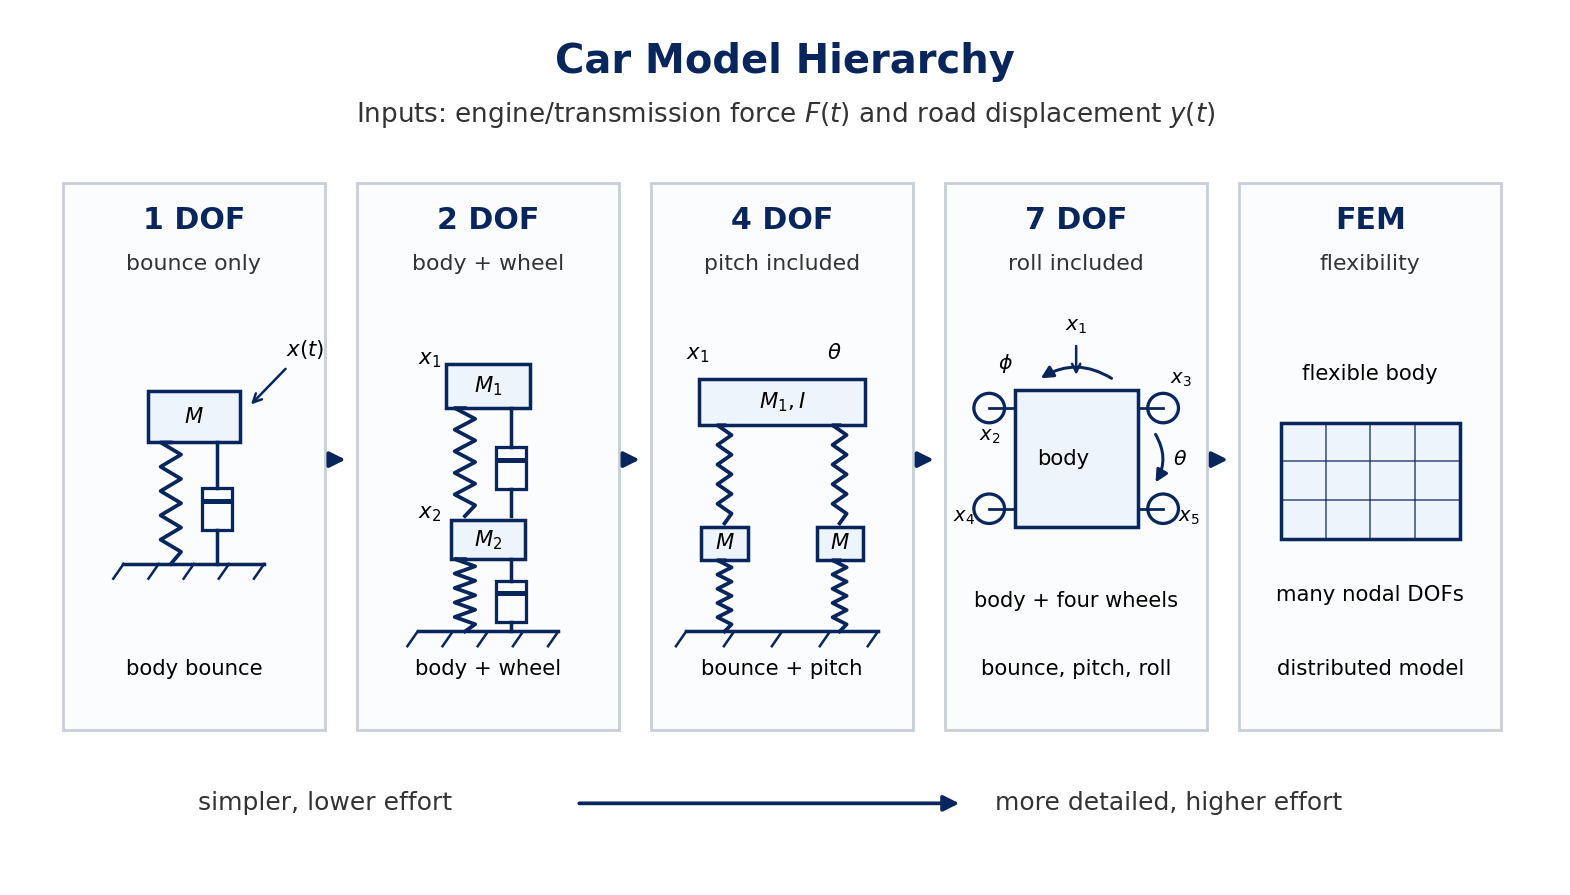

This figure's Python source:
#!/usr/bin/env python3
"""Figure: one compact car model hierarchy with sketches."""

from __future__ import annotations

from plot_helpers import FILL, NAVY, OUT, configure_matplotlib_cache


configure_matplotlib_cache()
import matplotlib.pyplot as plt
from matplotlib.patches import Arc, Circle, FancyArrowPatch, Rectangle


fig, ax = plt.subplots(figsize=(11.0, 6.2))
ax.set_xlim(0, 12)
ax.set_ylim(0, 7)
ax.axis("off")


def panel(x, title, subtitle):
    ax.add_patch(Rectangle((x, 1.2), 2.05, 4.45, facecolor="#fbfcfd", edgecolor="#c7ced8", linewidth=1.1))
    ax.text(x + 1.025, 5.35, title, ha="center", va="center", color=NAVY, fontsize=12, fontweight="bold")
    ax.text(x + 1.025, 5.0, subtitle, ha="center", va="center", fontsize=8.8, color="#333333")


def arrow(x0, y0, x1, y1):
    ax.add_patch(
        FancyArrowPatch(
            (x0, y0),
            (x1, y1),
            arrowstyle="-|>",
            mutation_scale=13,
            linewidth=1.5,
            color=NAVY,
        )
    )


def spring_vertical(x, y0, y1, amp=0.08, turns=5):
    ys = [y0]
    xs = [x]
    step = (y1 - y0) / (turns * 2)
    side = 1
    y = y0
    for _ in range(turns * 2):
        y += step
        xs.append(x + side * amp)
        ys.append(y)
        side *= -1
    xs.append(x)
    ys.append(y1)
    ax.plot(xs, ys, color=NAVY, linewidth=1.5)


def damper_vertical(x, y0, y1):
    mid = (y0 + y1) / 2
    ax.plot([x, x], [y0, mid - 0.22], color=NAVY, linewidth=1.4)
    ax.add_patch(Rectangle((x - 0.12, mid - 0.22), 0.24, 0.34, fill=False, edgecolor=NAVY, linewidth=1.3))
    ax.plot([x - 0.11, x + 0.11], [mid + 0.02, mid + 0.02], color=NAVY, linewidth=2)
    ax.plot([x, x], [mid + 0.12, y1], color=NAVY, linewidth=1.4)


def ground(x0, x1, y):
    ax.plot([x0, x1], [y, y], color=NAVY, linewidth=1.4)
    for i in range(5):
        x = x0 + (x1 - x0) * i / 4
        ax.plot([x, x - 0.08], [y, y - 0.12], color=NAVY, linewidth=1.0)


def mass(x, y, label, w=0.55, h=0.34):
    ax.add_patch(Rectangle((x - w / 2, y - h / 2), w, h, facecolor=FILL, edgecolor=NAVY, linewidth=1.4))
    ax.text(x, y, label, ha="center", va="center", fontsize=8.5)


def wheel(x, y):
    ax.add_patch(Circle((x, y), 0.09, fill=False, edgecolor=NAVY, linewidth=1.3))


def sketch_1dof(x):
    cx = x + 1.025
    mass(cx, 3.75, r"$M$", w=0.72, h=0.42)
    spring_vertical(cx - 0.18, 2.55, 3.54)
    damper_vertical(cx + 0.18, 2.55, 3.54)
    ground(cx - 0.55, cx + 0.55, 2.55)
    ax.annotate(r"$x(t)$", xy=(cx + 0.42, 3.82), xytext=(cx + 0.72, 4.25), fontsize=8.5, arrowprops=dict(arrowstyle="->", color=NAVY))
    ax.text(cx, 1.65, "body bounce", ha="center", fontsize=8.5)


def sketch_2dof(x):
    cx = x + 1.025
    mass(cx, 4.0, r"$M_1$", w=0.66, h=0.36)
    mass(cx, 2.75, r"$M_2$", w=0.58, h=0.32)
    spring_vertical(cx - 0.18, 2.94, 3.82)
    damper_vertical(cx + 0.18, 2.94, 3.82)
    spring_vertical(cx - 0.18, 2.0, 2.59)
    damper_vertical(cx + 0.18, 2.0, 2.59)
    ground(cx - 0.55, cx + 0.55, 2.0)
    ax.text(cx - 0.55, 4.18, r"$x_1$", fontsize=8.5)
    ax.text(cx - 0.55, 2.92, r"$x_2$", fontsize=8.5)
    ax.text(cx, 1.65, "body + wheel", ha="center", fontsize=8.5)


def sketch_4dof(x):
    cx = x + 1.025
    ax.add_patch(Rectangle((cx - 0.65, 3.68), 1.3, 0.38, facecolor=FILL, edgecolor=NAVY, linewidth=1.4))
    ax.text(cx, 3.87, r"$M_1,I$", ha="center", va="center", fontsize=8.5)
    for wx in [cx - 0.45, cx + 0.45]:
        mass(wx, 2.72, r"$M$", w=0.36, h=0.27)
        spring_vertical(wx, 2.88, 3.68, amp=0.055)
        spring_vertical(wx, 2.0, 2.58, amp=0.055)
    ground(cx - 0.75, cx + 0.75, 2.0)
    ax.text(cx - 0.75, 4.22, r"$x_1$", fontsize=8.5)
    ax.text(cx + 0.35, 4.22, r"$\theta$", fontsize=8.5)
    ax.text(cx, 1.65, "bounce + pitch", ha="center", fontsize=8.5)


def sketch_7dof(x):
    cx = x + 1.025
    ax.add_patch(Rectangle((cx - 0.48, 2.85), 0.96, 1.12, facecolor=FILL, edgecolor=NAVY, linewidth=1.4))
    ax.text(cx - 0.10, 3.41, "body", ha="center", va="center", fontsize=8.5)

    wheel_positions = [
        (cx - 0.68, 3.82, r"$x_2$", cx - 0.68, 3.56),
        (cx + 0.68, 3.82, r"$x_3$", cx + 0.82, 4.02),
        (cx - 0.68, 3.00, r"$x_4$", cx - 0.88, 2.90),
        (cx + 0.68, 3.00, r"$x_5$", cx + 0.88, 2.90),
    ]
    for wx, wy, label, lx, ly in wheel_positions:
        ax.add_patch(Circle((wx, wy), 0.12, facecolor="#fbfcfd", edgecolor=NAVY, linewidth=1.3))
        ax.plot([wx, cx + 0.48 * (1 if wx > cx else -1)], [wy, wy], color=NAVY, linewidth=1.1)
        ax.text(lx, ly, label, ha="center", fontsize=7.8)

    ax.annotate(r"$x_1$", xy=(cx, 4.05), xytext=(cx, 4.45), ha="center", fontsize=8.2, arrowprops=dict(arrowstyle="->", color=NAVY))
    ax.add_patch(
        FancyArrowPatch(
            (cx + 0.31, 4.04),
            (cx - 0.31, 4.04),
            connectionstyle="arc3,rad=0.34",
            arrowstyle="-|>",
            mutation_scale=10,
            linewidth=1.2,
            color=NAVY,
        )
    )
    ax.text(cx - 0.61, 4.14, r"$\phi$", fontsize=8.2)
    ax.add_patch(
        FancyArrowPatch(
            (cx + 0.60, 3.64),
            (cx + 0.60, 3.18),
            connectionstyle="arc3,rad=-0.34",
            arrowstyle="-|>",
            mutation_scale=10,
            linewidth=1.2,
            color=NAVY,
        )
    )
    ax.text(cx + 0.76, 3.40, r"$\theta$", ha="left", va="center", fontsize=8.2)
    ax.text(cx, 2.20, "body + four wheels", ha="center", fontsize=8.4)
    ax.text(cx, 1.65, "bounce, pitch, roll", ha="center", fontsize=8.5)


def sketch_fem(x):
    cx = x + 1.025
    ax.add_patch(Rectangle((cx - 0.7, 2.75), 1.4, 0.95, facecolor=FILL, edgecolor=NAVY, linewidth=1.4))
    for i in range(1, 4):
        ax.plot([cx - 0.7 + i * 0.35, cx - 0.7 + i * 0.35], [2.75, 3.7], color=NAVY, linewidth=0.7, alpha=0.7)
    for j in range(1, 3):
        ax.plot([cx - 0.7, cx + 0.7], [2.75 + j * 0.32, 2.75 + j * 0.32], color=NAVY, linewidth=0.7, alpha=0.7)
    ax.text(cx, 4.05, "flexible body", ha="center", fontsize=8.5)
    ax.text(cx, 2.25, "many nodal DOFs", ha="center", fontsize=8.5)
    ax.text(cx, 1.65, "distributed model", ha="center", fontsize=8.5)


ax.text(6, 6.55, "Car Model Hierarchy", ha="center", color=NAVY, fontsize=16, fontweight="bold")
ax.text(6, 6.15, r"Inputs: engine/transmission force $F(t)$ and road displacement $y(t)$", ha="center", fontsize=10.5, color="#333333")

xs = [0.35, 2.65, 4.95, 7.25, 9.55]
titles = [
    ("1 DOF", "bounce only"),
    ("2 DOF", "body + wheel"),
    ("4 DOF", "pitch included"),
    ("7 DOF", "roll included"),
    ("FEM", "flexibility"),
]
sketches = [sketch_1dof, sketch_2dof, sketch_4dof, sketch_7dof, sketch_fem]

for x, (title, subtitle), draw in zip(xs, titles, sketches):
    panel(x, title, subtitle)
    draw(x)

for a, b in zip(xs[:-1], xs[1:]):
    arrow(a + 2.08, 3.4, b - 0.05, 3.4)

ax.text(2.4, 0.55, "simpler, lower effort", ha="center", fontsize=10, color="#333333")
arrow(4.35, 0.6, 7.4, 0.6)
ax.text(9.0, 0.55, "more detailed, higher effort", ha="center", fontsize=10, color="#333333")

fig.savefig(OUT / "lecture2_car_model_hierarchy.png", dpi=180, bbox_inches="tight")
plt.close(fig)
